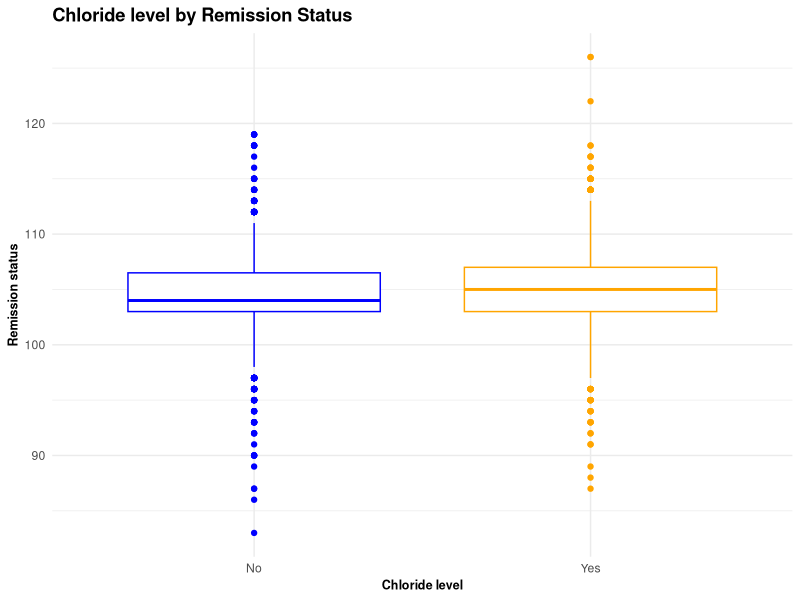

Recreate this plot in R.
#----Script Header-------------------------------------------------------------####
# Date: 10.09.2025         
# Author: Data_drama_queens     
# Filename: creating-plots
# Description: Script for creating plots.
#              We were given 5 questions, and asked to select one question each.
#              We have answered the following questions:
#                 - Does the remission depend on the hemoglobin level categorized into quartiles?
#                 - Does the remission depend on chloride?
#                 - Is there an association between calcium and total bilirubin?
# Project: RMED901A_Exam_Assignment
#-------------------------------------------------------------------------------###

# Read the data ----
library(here)
library(ggplot2)
library(tidyverse)

patient_data <- read_delim(
  here("data", "data_for_analysis", "20250908-tidy-joined-exam-data.txt"),
  delim = "\t"
)

# Statistical test to investigate if the remission is depended on chloride

## Count the number of patients in each category of remission
patient_data %>%
  group_by(remission) %>%
  count()

## Boxplot to visualize chloride levels by remission status.
ggplot(patient_data, aes(remission, chloride, color = remission)) +
  geom_boxplot() +
  theme_minimal() +
  theme(
    legend.position = "none"
  ) +
  labs(title = "Chloride level by Remission Status",
       x = "Chloride level",
       y = "Remission status") +
  theme(
    axis.title.x = element_text(face = "bold", size = 9),
    axis.title.y = element_text(face = "bold", size = 9),
    title = element_text(face = "bold", hjust = 0.5)
  ) +
  scale_color_manual(values = c("No" = "blue", "Yes" = "orange"))

# T-test to test difference in mean chloride levels by remission status
t_test_results <- patient_data %>% 
  t.test(chloride ~ remission, data = .) %>%
  broom::tidy()

t_test_results
# We have used an unpaired t-test for statistical analysis because we are
# interested in comparing the mean of chloride level between those with and 
# without remission. 

# The 2808 patients with remission compared to the 2359 patients
# without remission showed significantly lower chloride levels (t = -0.377, p = 0.000113)


  
